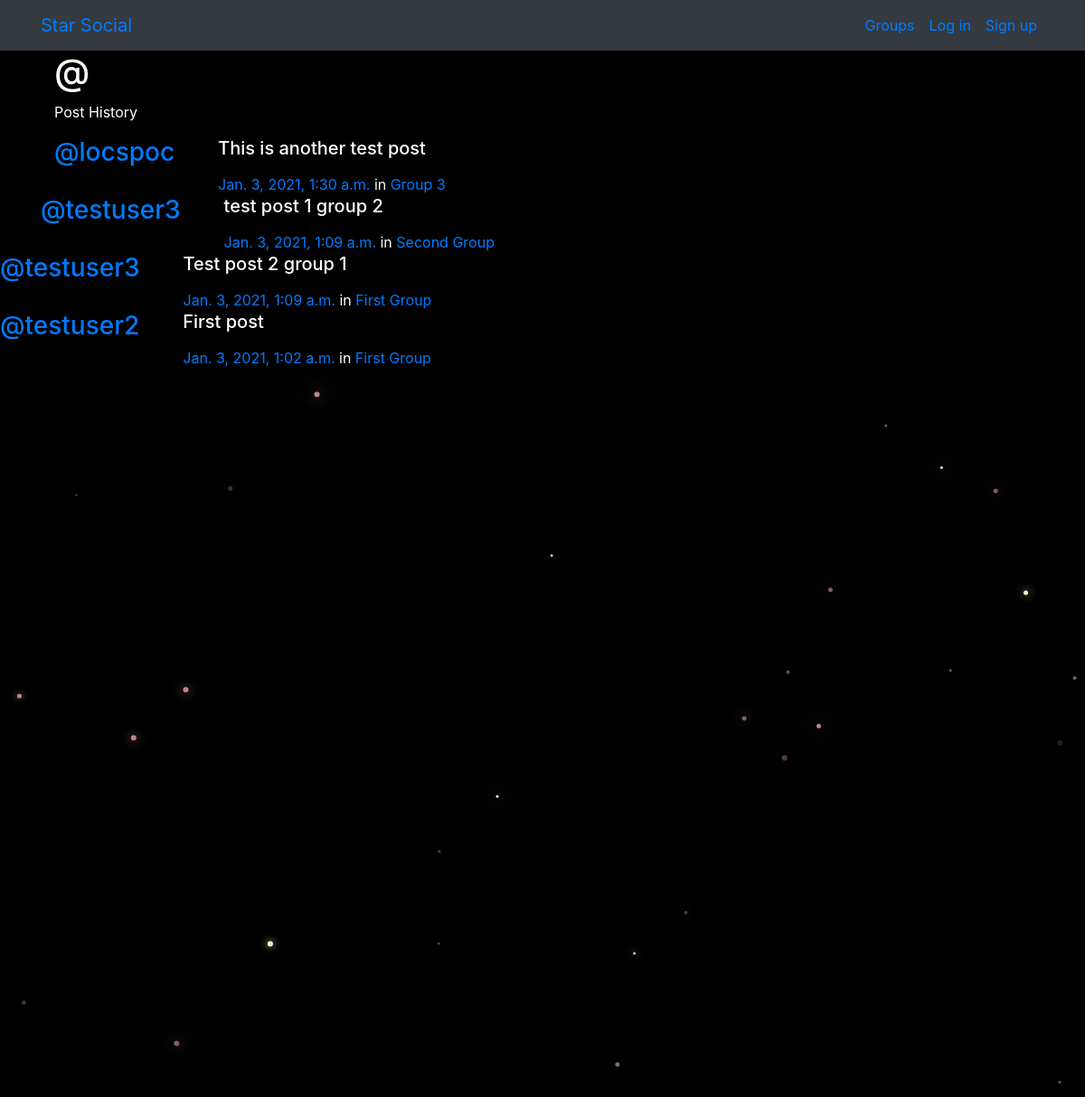
The app's page /posts/by/testuser3/ with its own data.
### posts/models.py (models this page shows, shortened)
class Post(models.Model):
  user = models.ForeignKey(User, related_name='posts', on_delete=models.CASCADE)
  created_at = models.DateTimeField(auto_now=True)
  message = models.TextField()
  message_html = models.TextField(editable=False)
  group = models.ForeignKey(Group, related_name="posts",null=True, blank=True, on_delete=models.CASCADE)
  class Meta:
    ordering = ["-created_at"]
    unique_together = ["user", "message"]

### groups/models.py (models this page shows, shortened)
class Group(models.Model):
  name = models.CharField(max_length=255,unique=True)
  slug = models.SlugField(allow_unicode=True,unique=True)
  description = models.TextField(blank=True,default='')
  description_html = models.TextField(editable=False,default='',blank=True)
  members = models.ManyToManyField(User,through="GroupMember")
  class Meta:
    ordering = ["name"]

### posts/views.py (the view, shortened to what this page needs)
# urls.py: path("by/<username>/", views.UserPosts.as_view(), name="for_user"),
class UserPosts(generic.ListView):
  model = models.Post
  template_name = "posts/user_post_list.html"

### posts/templates/posts/user_post_list.html (shortened to what this page needs)
{% extends "posts/post_base.html" %}
{% block prepost %}
<div class="col-md-4">
  <h1>@{{ post_user.username }}</h1>
  <p>Post History</p>
</div>
{% endblock %}
{% block post_content %}
<div class="col-md-8">
  {% for post in post_list %}
    {% include "posts/_post.html" %}
  {% endfor %}
{% endblock %}

### posts/templates/posts/_post.html (shortened to what this page needs)
<div class="media">
  <h3 class="mr-5"><a href="{% url 'posts:for_user' username=post.user.username %}">@{{ post.user.username }}</a></h3>
  <div class="media-body">
    <h5>{{ post.message_html|safe }}</h5>
      <time class="time"><a href="{% url 'posts:single' username=post.user.username pk=post.pk %}">{{ post.created_at }}</a></time>
      {% if post.group %}
      <span class="group-name">in <a href="#">{{ post.group.name }}</a></span>
      {% endif %}
    </div>
  </div>
</div>

### static/simplesocial/css/master.css (style rules this page uses)
body { margin: 0; overflow: hidden; background-color: black; color:white; }

### records on screen
Post: user.username "locspoc", message_html "This is another test post", created_at "Jan. 3, 2021, 1:30 a.m.", group.name "Group 3"
Post: user.username "testuser3", message_html "test post 1 group 2", created_at "Jan. 3, 2021, 1:09 a.m.", group.name "Second Group"
Post: user.username "testuser3", message_html "Test post 2 group 1", created_at "Jan. 3, 2021, 1:09 a.m.", group.name "First Group"
Post: user.username "testuser2", message_html "First post", created_at "Jan. 3, 2021, 1:02 a.m.", group.name "First Group"
